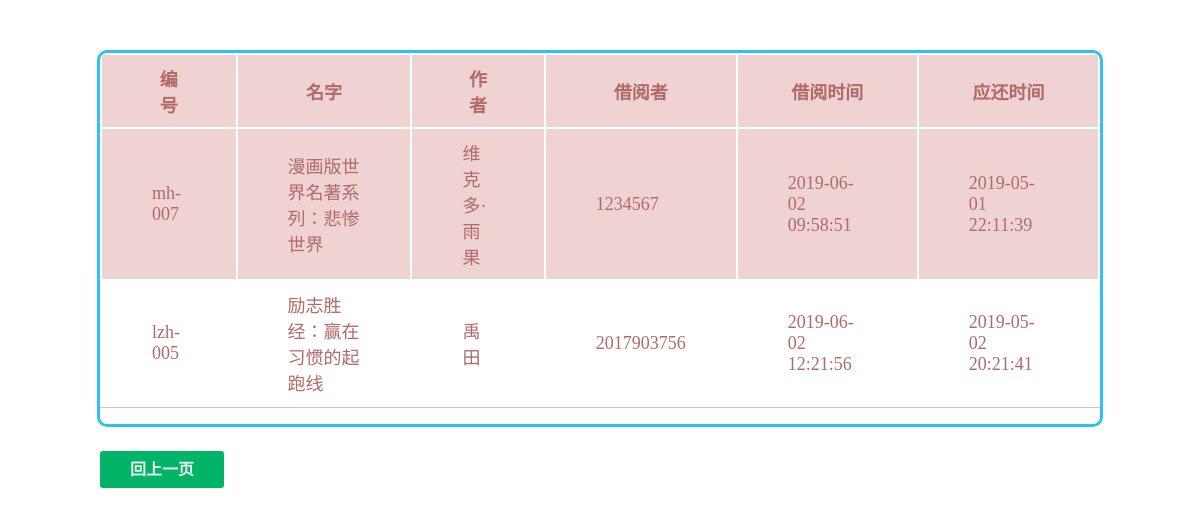
The page /not_return2.php on the database its author committed.
### tables this page shows
CREATE TABLE IF NOT EXISTS `borrow` (
  `borrow_id` int(100) NOT NULL AUTO_INCREMENT,
  `reader_id` int(100) NOT NULL,
  `book_id` varchar(100) NOT NULL,
  `borrow_time` timestamp NOT NULL,
  `return_time` varchar(100) DEFAULT NULL,
  `shreturn` varchar(100) NOT NULL,
  PRIMARY KEY (`borrow_id`)
);

CREATE TABLE IF NOT EXISTS `book` (
  `book_id` varchar(100) NOT NULL,
  `name` varchar(100) NOT NULL,
  `writer` varchar(100) NOT NULL,
  `publish` varchar(100) NOT NULL,
  `sum` int(4) NOT NULL,
  `rest_num` int(4) NOT NULL,
  `book_cat` varchar(100) NOT NULL,
  `floor` int(4) NOT NULL,
  `library_id` int(10) NOT NULL,
  `infromation` varchar(1000) NOT NULL,
  `publish_time` date NOT NULL,
  `price` int(10) NOT NULL,
  `score` int(100) NOT NULL,
  `yuyue` varchar(100) DEFAULT NULL,
  `likes` varchar(1000) NOT NULL,
  PRIMARY KEY (`book_id`)
);

### dbtools.inc.php (called while the page is built, shortened)
<?php
  function execute_sql($link, $database, $sql)
  {
    mysqli_select_db($link, $database)
      or die("開啟資料庫失敗: " . mysqli_error($link));
    $result = mysqli_query($link, $sql);
    return $result;
  }
?>

### not_return2.php (the view, shortened to what this page needs)
<!doctype html>
<html>
  <head>
  </head>
  <body background="img/15 (1)_副本">
  <div class="tyg-div-denglv">
	<div class="tyg-div-form">
   <form name="myForm" action="" method="post" >
  <table id="table-1" >
<thead>
<th>编号</th>
<th>名字</th>
<th>作者</th>
<th>借阅者</th>
<th>借阅时间</th>
<th>应还时间</th>
</thead>
<tbody>
<?php
require_once("dbtools.inc.php");
$link = create_connection();
$sql = "SELECT * FROM `borrow`JOIN `book`using (book_id) WHERE return_time IS NULL";
$result = execute_sql($link, "library", $sql);
        $total_records = mysqli_num_rows($result);
        mysqli_data_seek($result, 0);
        for ($j = 0; $j < $total_records; $j++)
        {
				while ($row = mysqli_fetch_object($result))
            {
              echo "<tr>";
			  echo"<td>$row->book_id</td>";
            	echo"<td>$row->name</td>";
			 echo "<td >$row->writer</td>";
			  echo"<td>$row->reader_id</td>";
              echo "<td>$row->borrow_time</td>";
			    echo "<td>$row->shreturn</td>";
              echo "</tr>";
            }
        }
      ?>
    </table>
    <p align='center'>
	<div id="login_click" >
        <a id="btlogin" href="manager_center.html">回上一页</a>
		 </div>
	</form>
	</div>
	</div>
  </body>
</html>

### not_return2.php (style rules this page uses)
.tyg-div-denglv {  float:right; position:middle; right:3%;top:0%; }
.tyg-div-form { background-color:white; border-style:solid; border-radius:10px; width:1000px; height:auto; margin:50px auto 0 auto; color:#2ec0f6; }
#table-1 thead, #table-1 tr { border-top-width: 100px; border-top-height:500px; border-top-style: solid; background: #FFF position:middle; }
#table-1 { border-bottom-width: 1px; border-bottom-style: solid; border-bottom-color: rgb(230, 189, 189); }
#table-1 td, #table-1 th { padding: 10px 50px; font-size: 18px; font-family: Verdana; color: rgb(177, 106, 104); }
#table-1 tr:nth-child(even) { background: #FFF }
#table-1 tr:nth-child(odd) { background: rgb(238, 211, 210) }
#login_click { margin-top:32px; height:40px;position:absolute; }
#login_click a { text-decoration:none; background:#01B468; color:#f2f2f2; padding: 10px 30px 10px 30px; font-size:16px; font-family: 微软雅黑,宋体,Arial,Helvetica,Verdana,sans-serif; font-weight:bold; border-radius:3px; -webkit-transition:all linear 0.30s; -moz-transition:all linear 0.30s; transition:all linear 0.30s; }

### rows shown on the page
borrow: book "mh-007", book.name "漫画版世界名著系列：悲惨世界", book.writer "维克多·雨果", reader "1234567", borrow_time "2019-06-02 09:58:51", shreturn "2019-05-01 22:11:39"
borrow: book "lzh-005", book.name "励志胜经：赢在习惯的起跑线", book.writer "禹田", reader "2017903756", borrow_time "2019-06-02 12:21:56", shreturn "2019-05-02 20:21:41"
